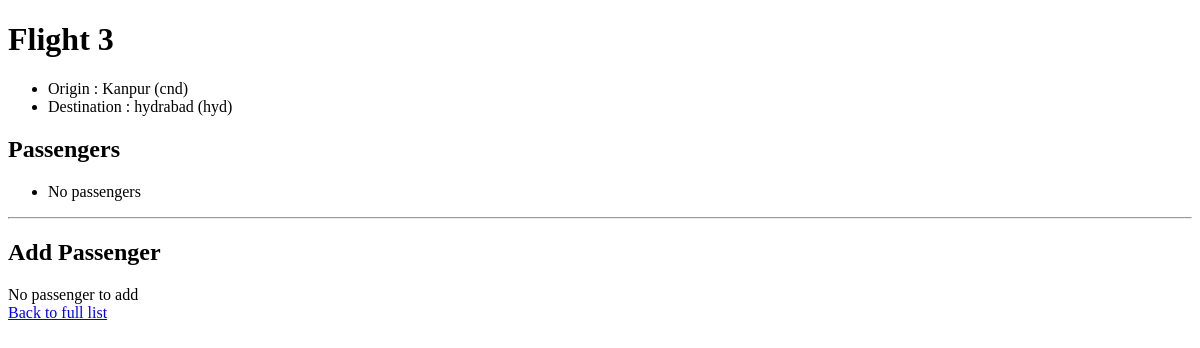
The app's page /3, older data.
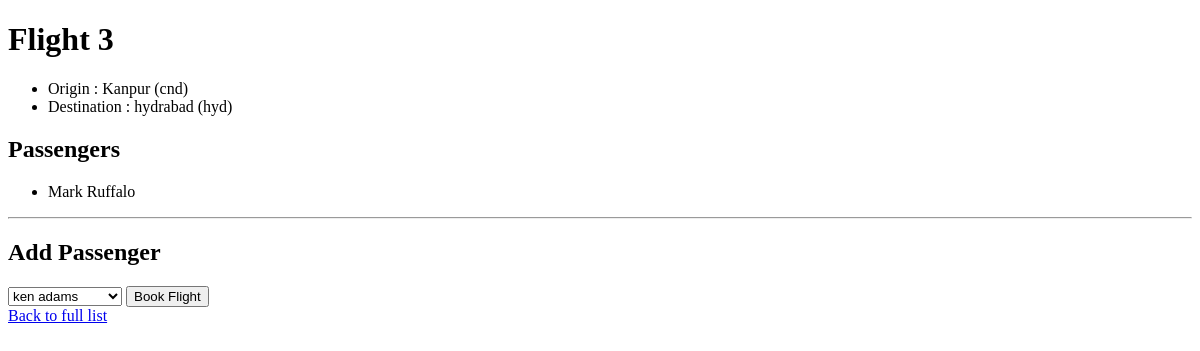
The same page, newer data.
### flights/models.py (models this page shows)
class Passenger(models.Model):
	first = models.CharField(max_length=64)
	last = models.CharField(max_length=64)
	flights = models.ManyToManyField(Flight, blank=True, related_name="Passenger")
	def __str__(self):
		return f"{self.first} {self.last}"

### flights/views.py (the view)
# urls.py: path("<int:flight_id>", views.flight, name='flight'),
def flight(request, flight_id):
	try:
		flight = Flight.objects.get(pk = flight_id)
	except Flight.DoesNotExist:
		raise Http404("Flight does not exist.")
	context = {
		"flight" : flight,
		"passengers" : flight.Passenger.all(),
		"non_passengers" : Passenger.objects.exclude(flights=flight).all()
	}
	return render(request, "flights/flight.html", context)

### flights/models.py (called while the page is built)
	def __str__(self):
		return f"{self.city} ({self.code})"

### flights/templates/flights/flight.html (shortened to what this page needs)
{% extends "flights/base.html" %}
{% block content %}
	<h1>Flight {{ flight.id }}</h1>
	<ul>
		<li>Origin : {{ flight.origin }}</li>
		<li>Destination : {{ flight.destination }}</li>
	</ul>
	<h2>Passengers</h2>
	<ul>
		{% for passenger in passengers %}
			<li>{{ passenger }}</li>
		{% empty %}
			<li>No passengers</li>
		{% endfor %}
	</ul>
	<hr>
	<h2>Add Passenger</h2>
	{% if non_passengers %}
		<form action="{% url 'book' flight.id %}" method="post">
			<select name="passenger">
				{% for non_passenger in non_passengers %}
				<option value="{{ non_passenger.id }}">{{ non_passenger }}</option>
				{% endfor %}
			</select>
			<input type="submit" value="Book Flight">
		</form>
	{% else %}
		<div>
			No passenger to add
		</div>
	{% endif %}
	<a href="{% url 'index' %}">Back to full list</a>
{% endblock %}

Row changes from the older to the newer data that the page shows:
added Passenger: first+last "Mark Ruffalo"
Text that changed along with them:
form field passenger: (not shown) → "ken adams"
form field value: (not shown) → "Book Flight"
text no longer shown: "No passengers No passenger to add"
